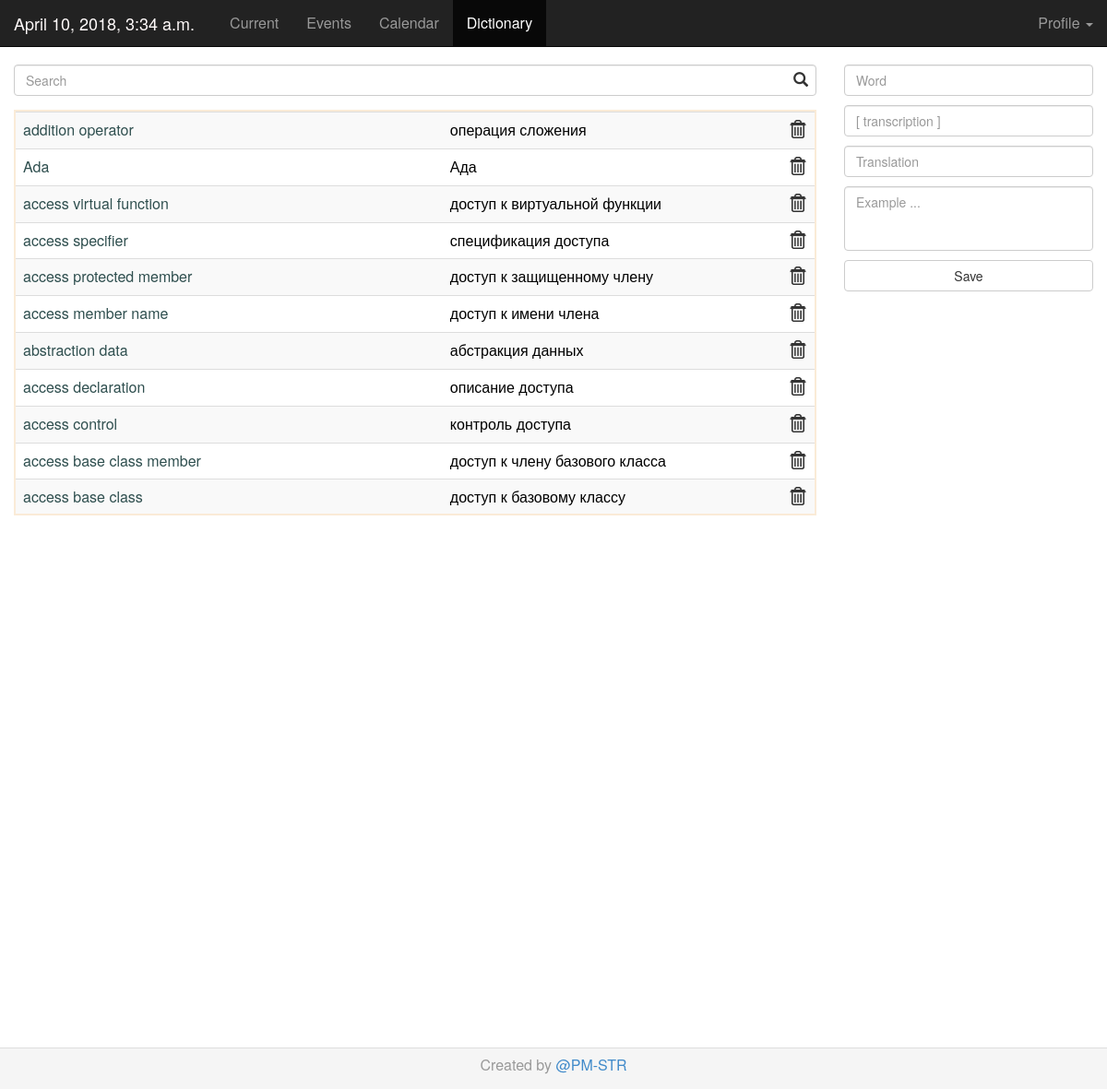
Screenshot of /english_words/dictionary with the database file from the repository.
### app/english_words/models.py (models this page shows, shortened)
class Word(models.Model):
    user = models.ForeignKey(UserProfile, on_delete=models.CASCADE, blank=True, null=True)
    name = models.CharField(verbose_name='Word', max_length=128)
    transcription = models.CharField(verbose_name='Transcription', max_length=128, blank=True)
    translation = models.TextField(verbose_name='Translation', max_length=1000)
    example = models.TextField(verbose_name='Example', max_length=1000, blank=True)
    last_request = models.DateTimeField(auto_now=True, verbose_name='Last request')
    modified = models.DateTimeField(auto_now=True)

### app/english_words/views.py (the view, shortened to what this page needs)
class AddWord(AppContextMixin, CreateView):
    model = Word
    success_url = 'english_words:dictionary'
    template_name = 'add_word/content.html'
    form_class = WordForm
    def get_context_data(self, *args, **kwargs):
        kwargs = super(AddWord, self).get_context_data(*args, **kwargs)
        kwargs['part_of_words'] = Word.objects.all().order_by('-modified')[:20]
        return kwargs

### app/english_words/forms.py
class WordForm(forms.ModelForm):
    class Meta:
        model = Word
        fields = ('name', 'transcription', 'translation', 'example')
        widgets = {
            'name': forms.TextInput(attrs={'class': 'form-control', 'placeholder': 'Word'}),
            'transcription': forms.TextInput(attrs={'class': 'form-control', 'placeholder': '[ transcription ]'}),
            'translation': forms.TextInput(attrs={'class': 'form-control', 'placeholder': 'Translation'}),
            'example': forms.Textarea(attrs={'onkeyup': 'auto_grow(this)', 'class': 'form-control ta-size',
                                             'placeholder': 'Example ... '}),
        }

### app/contrib/mixins.py (called while the page is built)
    def current_words(self):
        now = datetime.today()
        try:
            objects = Word.objects.filter(last_request__date=now.date()).order_by('-last_request')
            return objects
        except Exception as r:
            print(r)
            return ''

    def get_context_data(self, *args, **kwargs):
        context = super(AppContextMixin, self).get_context_data(**kwargs)
        context['app_header'] = self.app_header
        context['datetime'] = timezone.now()
        a = datetime.today().date()
        context['date'] = "{:%Y-%m-%d}".format(a)
        context['current_words'] = self.current_words()
        return context

### template/add_word/content.html (shortened to what this page needs)
{% extends 'base/base_page.html' %}
{% block css %}
  {{ block.super }}
{% endblock %}
{% block inner %}
  <div class="col-lg-9">
    <div class="form-group has-feedback">
      <input class="form-control" type="text" id="search" name="search" placeholder="Search"/>
    </div>
    <div id="search-results">
      {% include 'add_word/list_words.html' %}
    </div>
  </div>
  <div class="col-lg-3">
    {% include 'add_word/form.html' %}
  </div>
{% endblock %}

### template/add_word/list_words.html (shortened to what this page needs)
{% load static %}
<div class="whole-table list-group">
  <table class="table table-striped table-hover">
    {% for word in part_of_words %}
      <tr>
        <td><a style="color:darkslategray" href="{% url 'english_words:change_word' word.pk %}">{{ word.name }}</a></td>
        <td><a style="color:black" href="{% url 'english_words:change_word' word.pk %}">{{ word.translation }}</a></td>
        <td>
          <form method="post" action="{% url 'english_words:delete_word' word.pk %}">
            <input type="image" src="{% static 'img/delete.png' %}" align="right" width="20px;" alt="Submit Form"/>
          </form>
        </td>
      </tr>
    {% empty %}
      <tr>
        <td style="color:darkslategray">There are nothing.</td>
      </tr>
    {% endfor %}
  </table>
</div>

### static/css/footer.css (style rules this page uses)
html { position: relative; min-height: 100%; }
body { margin-bottom: 70px; }

### static/css/style.css (style rules this page uses)
body { padding-top: 70px; }
* { font-size: 16px; line-height: 1; }
table { width: 100%; border-collapse:separate; }

### template/add_word/content.html (style rules this page uses)
.ta-size { resize: none; overflow: hidden; max-height: 70px; }

### template/add_word/list_words.html (style rules this page uses)
.whole-table { overflow-y: auto; height: auto; max-height: 440px; border: 2px solid antiquewhite; }

### rows the page displays
Word: name "addition operator", translation "операция сложения"
Word: name "Ada", translation "Ада"
Word: name "access virtual function", translation "доступ к виртуальной функции"
Word: name "access specifier", translation "спецификация доступа"
Word: name "access protected member", translation "доступ к защищенному члену"
Word: name "access member name", translation "доступ к имени члена"
Word: name "abstraction data", translation "абстракция данных"
Word: name "access declaration", translation "описание доступа"
Word: name "access control", translation "контроль доступа"
Word: name "access base class member", translation "доступ к члену базового класса"
Word: name "access base class", translation "доступ к базовому классу"

### other values shown
{{ datetime }} "April 10, 2018, 3:34 a.m."
